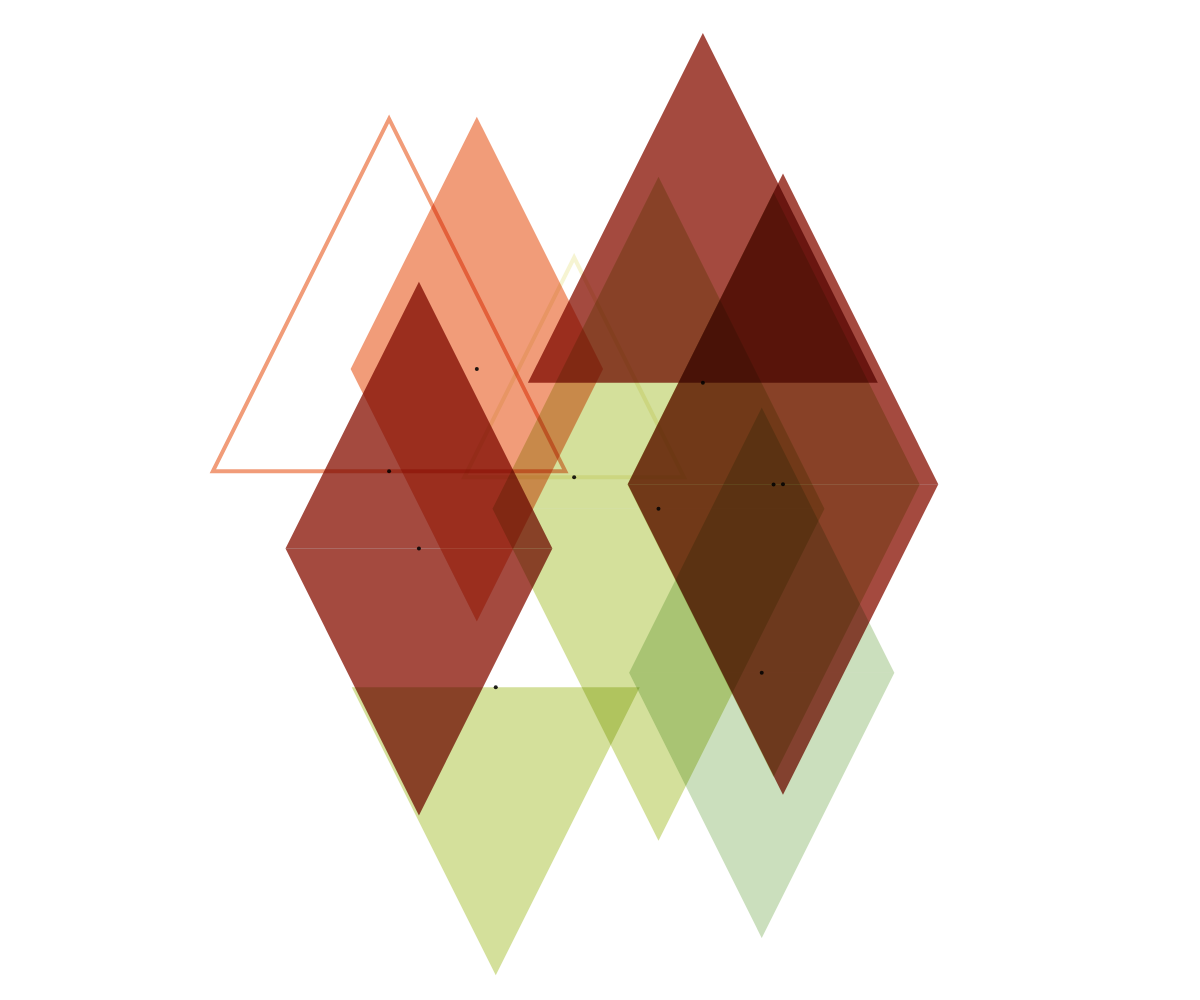
Frame 1 (no input)
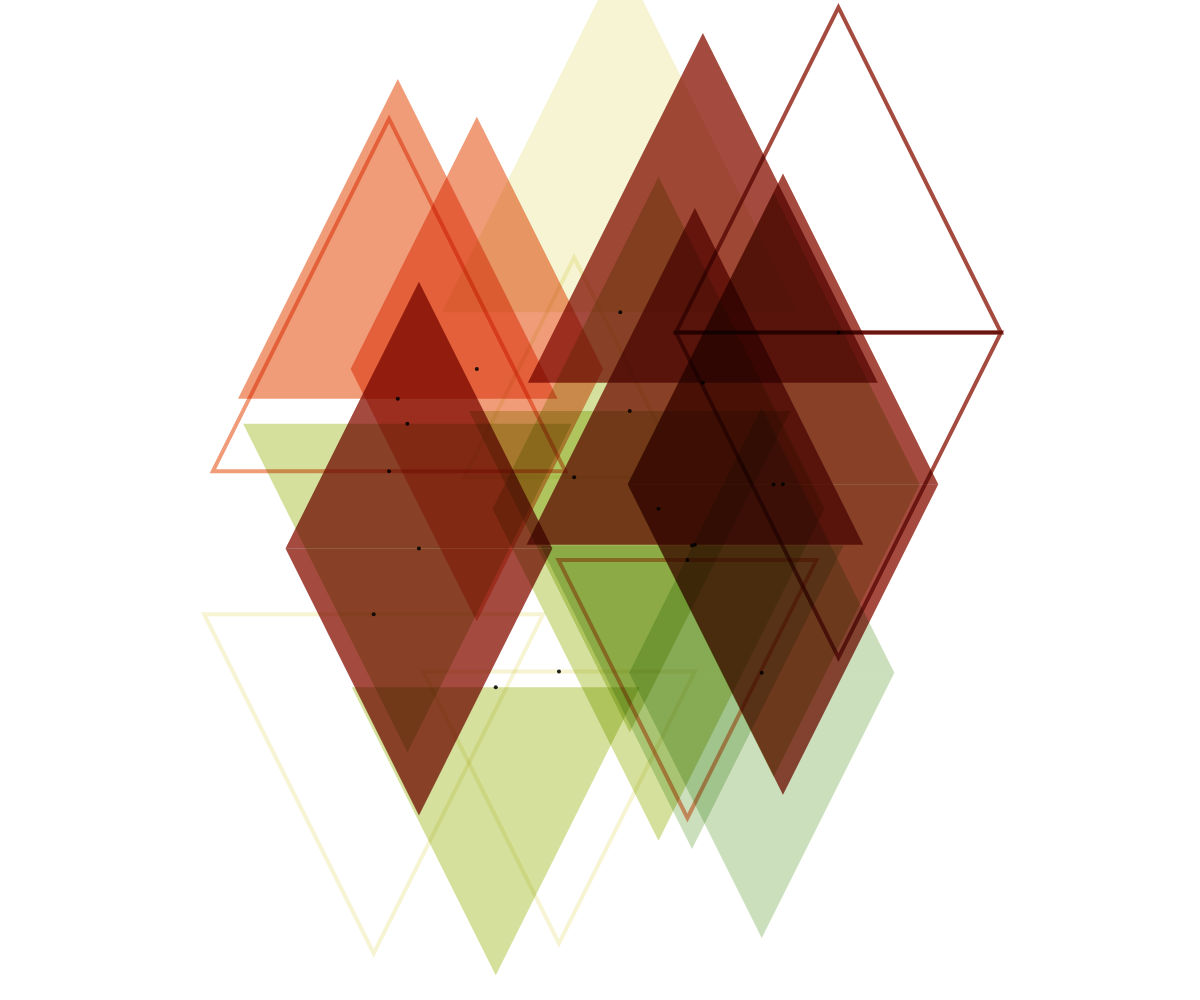
Frame 2 (the mouse pressed at the canvas centre, redrawn once)

The p5.js sketch that drew these frames (run headless with seeded random() and noise() and a simulated clock; the mouse was pressed at the canvas centre and the sketch redrawn once):

// p5.js sketch
// ── sketch.js
"use strict";

const palette = ["#D4E09B", "#F6F4D2", "#CBDFBD", "#F19C79", "#A44A3F"];

//==========
// p5.js

function setup(){
	createCanvas(windowWidth, windowHeight);
	angleMode(DEGREES);
	blendMode(MULTIPLY);
	noLoop();
}

function draw(){

	background(255);

	for(let i=0; i<10; i++){
		let pX = random(0.3, 0.7) * width;
		let pY = random(0.3, 0.7) * height;
		let pS = random(0.2, 0.4) * height;
		drawDiamond(pX, pY, pS);
	}
}

function drawDiamond(x, y, s){

	fill(33);
	noStroke();
	strokeWeight();
	circle(x, y, 4);

	let rdmA = random(10);

	if(rdmA < 6){
		fill(getColor());
		noStroke();
		strokeWeight(0);
	}else{
		noFill();
		stroke(getColor());
		strokeWeight(4);
	}

	let rdmB = random(10);

	if(rdmB < 4){
		triangle(x-s/2, y, x+s/2, y, x, y-s);
	}else if(rdmB < 7){
		triangle(x-s/2, y, x+s/2, y, x, y+s);
	}else{
		triangle(x-s/2, y, x+s/2, y, x, y-s);
		triangle(x-s/2, y, x+s/2, y, x, y+s);
	}
}

function getColor(){
	let c = floor(random(palette.length));
	return palette[c];
}
